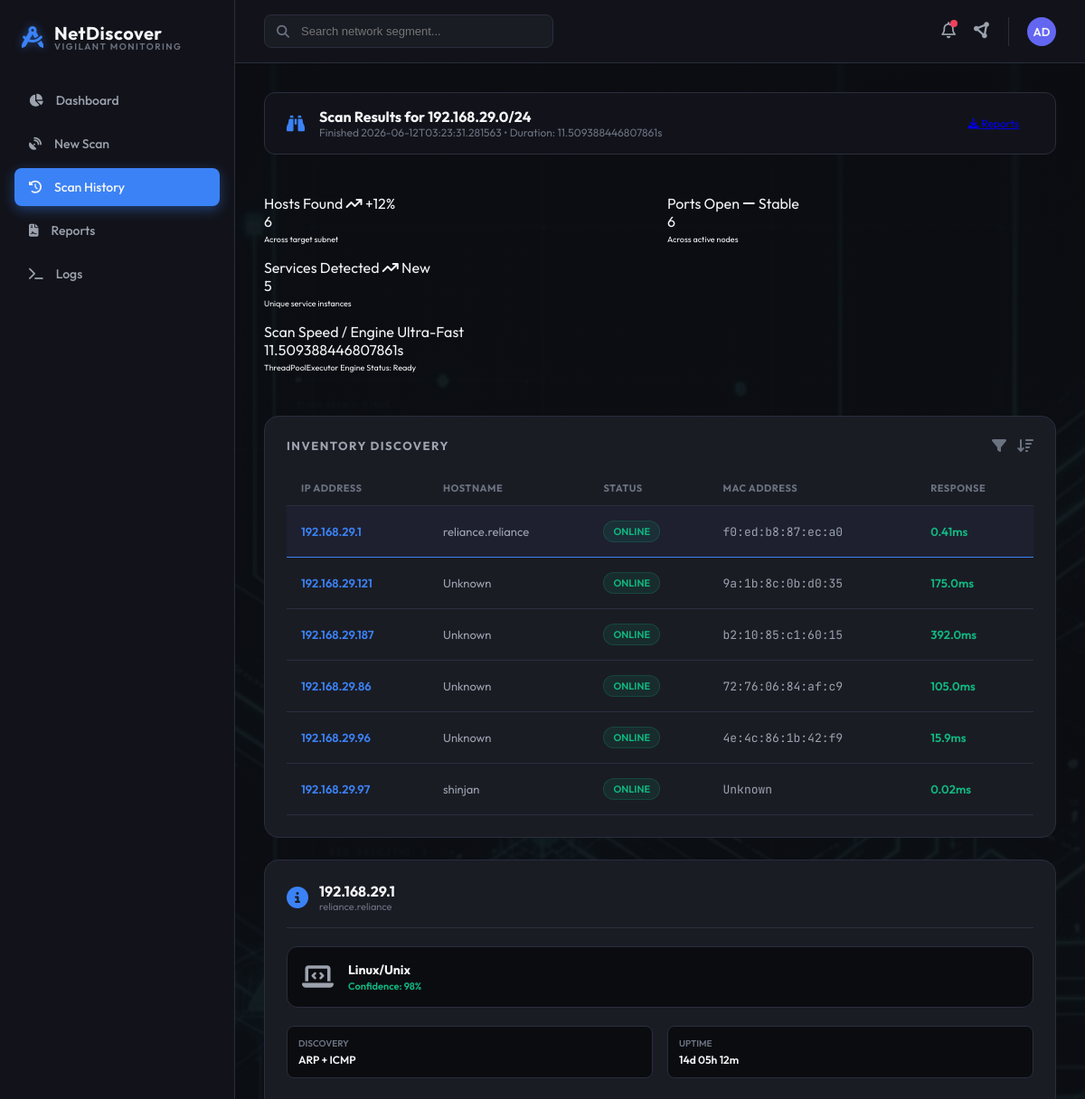
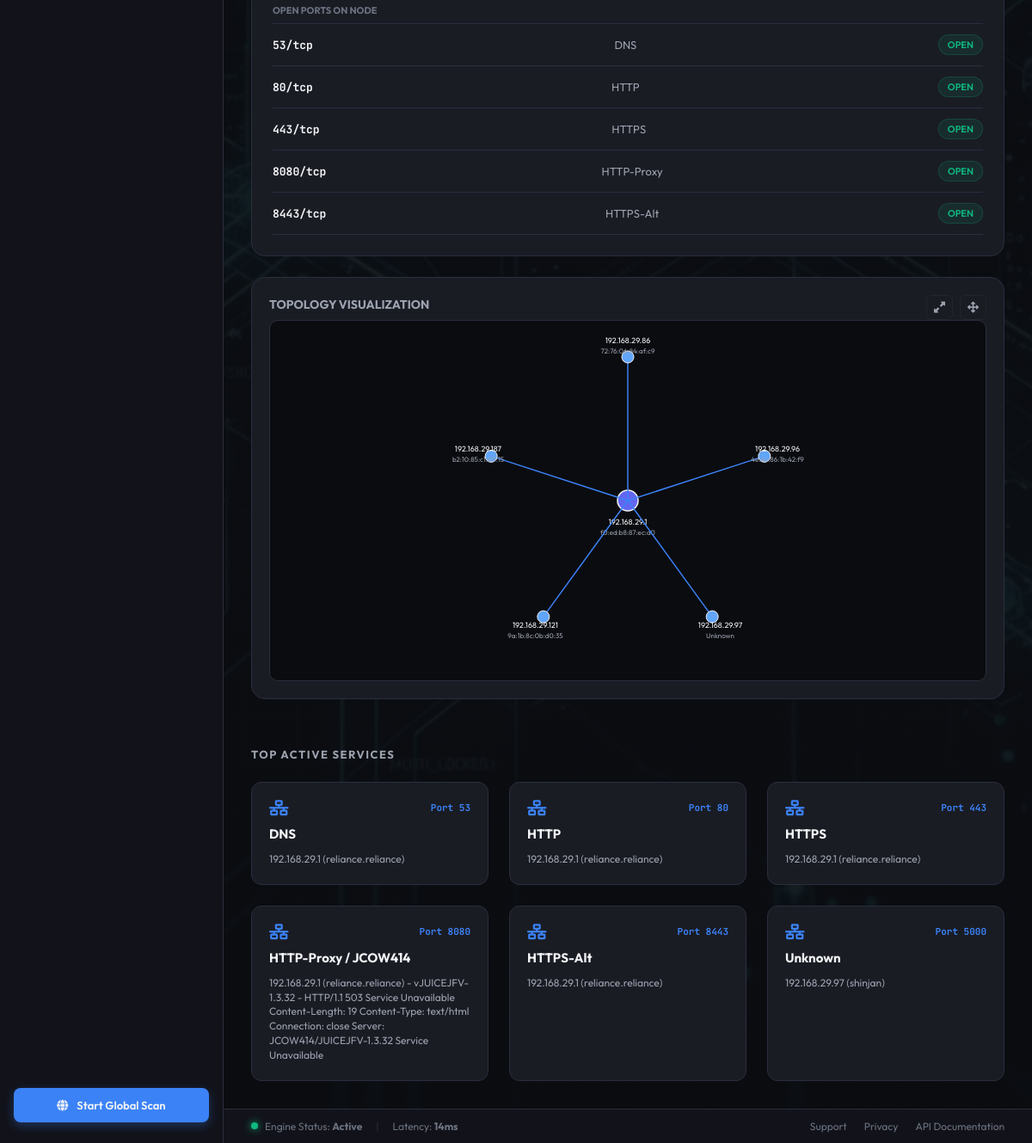
The page /scan_history_page?scan_id=SCAN-1D55EB on the database its author committed (2 pictures, top to bottom).
### tables this page shows
CREATE TABLE scans (
                    id TEXT PRIMARY KEY,
                    target TEXT NOT NULL,
                    scan_type TEXT NOT NULL,
                    status TEXT NOT NULL,
                    created_at TIMESTAMP DEFAULT CURRENT_TIMESTAMP,
                    completed_at TIMESTAMP,
                    hosts_found INTEGER DEFAULT 0,
                    ports_open INTEGER DEFAULT 0,
                    services_detected INTEGER DEFAULT 0,
                    duration REAL DEFAULT 0.0
                );

CREATE TABLE hosts (
                    id INTEGER PRIMARY KEY AUTOINCREMENT,
                    scan_id TEXT NOT NULL,
                    ip_address TEXT NOT NULL,
                    hostname TEXT DEFAULT 'Unknown',
                    status TEXT NOT NULL,
                    mac_address TEXT DEFAULT 'Unknown',
                    response_time TEXT DEFAULT '0ms',
                    os_detected TEXT DEFAULT 'Unknown',
                    FOREIGN KEY (scan_id) REFERENCES scans (id) ON DELETE CASCADE
                );

CREATE TABLE ports (
                    id INTEGER PRIMARY KEY AUTOINCREMENT,
                    host_id INTEGER NOT NULL,
                    scan_id TEXT NOT NULL,
                    port INTEGER NOT NULL,
                    protocol TEXT DEFAULT 'tcp',
                    service TEXT DEFAULT 'Unknown',
                    state TEXT NOT NULL,
                    banner TEXT,
                    product TEXT DEFAULT 'Unknown',
                    version TEXT DEFAULT 'Unknown',
                    FOREIGN KEY (host_id) REFERENCES hosts (id) ON DELETE CASCADE,
                    FOREIGN KEY (scan_id) REFERENCES scans (id) ON DELETE CASCADE
                );

### netdiscover/app.py (the view)
@app.route('/scan_history_page')
def scan_history_page():
    all_scans = _get_visible_scans()
    selected_scan_id = request.args.get('scan_id')
    selected_scan = None
    hosts = []
    if selected_scan_id:
        selected_scan = db.get_scan(selected_scan_id)
        if selected_scan:
            hosts = db.get_scan_hosts(selected_scan_id)
    elif all_scans:
        selected_scan = all_scans[0]
        hosts = db.get_scan_hosts(selected_scan["id"])
    scans = [selected_scan] if selected_scan else []
    return render_template(
        'scan_history.html',
        scans=scans,
        selected_scan=selected_scan,
        hosts=hosts,
        active_tab='scan_history'
    )

### netdiscover/app.py (called while the page is built)
def _parse_patterns_from_env(var_name: str) -> list:
    raw = os.getenv(var_name, "")
    if not raw:
        return []
    return [p.strip() for p in raw.split(',') if p.strip()]

def _get_visible_scans() -> list:
    scans = db.get_all_scans()
    hidden_patterns = _parse_patterns_from_env('HISTORY_EXCLUDE_TARGETS')
    visible = []
    for s in scans:
        target = s.get('target', '')
        hidden = any(_target_matches_pattern(target, p) for p in hidden_patterns)
        if hidden:
            continue
        visible.append(s)
    return visible

### netdiscover/db.py (called while the page is built)
    def get_connection(self) -> sqlite3.Connection:
        conn = sqlite3.connect(self.db_path)
        conn.row_factory = sqlite3.Row
        return conn

    def get_all_scans(self) -> List[Dict[str, Any]]:
        with self.get_connection() as conn:
            cursor = conn.cursor()
            cursor.execute("SELECT * FROM scans ORDER BY created_at DESC")
            return [dict(row) for row in cursor.fetchall()]

    def get_scan(self, scan_id: str) -> Optional[Dict[str, Any]]:
        with self.get_connection() as conn:
            cursor = conn.cursor()
            cursor.execute("SELECT * FROM scans WHERE id = ?", (scan_id,))
            row = cursor.fetchone()
            return dict(row) if row else None

    def get_scan_hosts(self, scan_id: str) -> List[Dict[str, Any]]:
        with self.get_connection() as conn:
            cursor = conn.cursor()
            cursor.execute("SELECT * FROM hosts WHERE scan_id = ? ORDER BY ip_address", (scan_id,))
            hosts_rows = [dict(row) for row in cursor.fetchall()]
            for host in hosts_rows:
                cursor.execute("SELECT * FROM ports WHERE host_id = ? ORDER BY port", (host["id"],))
                host["ports"] = [dict(p) for p in cursor.fetchall()]
            return hosts_rows

### netdiscover/templates/scan_history.html (shortened to what this page needs)
{% extends "base.html" %}
{% block content %}
{% if not selected_scan %}
    <div class="card text-center" style="padding: 40px;">
        <i class="fa-solid fa-triangle-exclamation" style="font-size: 40px; color: var(--accent-amber); margin-bottom: 16px;"></i>
        <h3>No Scans Found</h3>
        <p style="color: var(--text-secondary); margin-top: 8px;">Run your first network segment discovery to populate results.</p>
        <a href="{{ url_for('new_scan_page') }}" class="btn-primary" style="margin-top: 20px;">Launch Scan</a>
    </div>
{% else %}
    <div class="scan-header-bar">
        <div class="scan-title-section">
            <i class="fa-solid fa-binoculars scan-title-icon"></i>
            <div>
                <div class="scan-target-text">Scan Results for {{ selected_scan.target }}</div>
                <div class="scan-date-text">Finished {{ selected_scan.completed_at }} &bull; Duration: {{ selected_scan.duration }}s</div>
            </div>
        </div>
        <div style="display: flex; gap: 12px; align-items: center;">
            <a href="{{ url_for('reports_page', scan_id=selected_scan.id) }}" class="btn-secondary" style="padding: 8px 16px; font-size: 12px;">
                <i class="fa-solid fa-download"></i> Reports
            </a>
        </div>
    </div>
    <div class="grid-5" style="margin-bottom: 24px;">
        <div class="stat-card">
            <div class="stat-header">
                <span class="stat-title">Hosts Found</span>
                <span class="stat-trend trend-up"><i class="fa-solid fa-arrow-trend-up"></i> +12%</span>
            </div>
            <div>
                <div class="stat-value">{{ selected_scan.hosts_found }}</div>
                <div class="stat-title" style="margin-top: 4px; font-size: 9px;">Across target subnet</div>
            </div>
        </div>
        <div class="stat-card">
            <div class="stat-header">
                <span class="stat-title">Ports Open</span>
                <span class="stat-trend trend-stable"><i class="fa-solid fa-minus"></i> Stable</span>
            </div>
            <div>
                <div class="stat-value">{{ selected_scan.ports_open }}</div>
                <div class="stat-title" style="margin-top: 4px; font-size: 9px;">Across active nodes</div>
            </div>
        </div>
        <div class="stat-card">
            <div class="stat-header">
                <span class="stat-title">Services Detected</span>
                <span class="stat-trend trend-up"><i class="fa-solid fa-arrow-trend-up"></i> New</span>
            </div>
            <div>
                <div class="stat-value">{{ selected_scan.services_detected }}</div>
                <div class="stat-title" style="margin-top: 4px; font-size: 9px;">Unique service instances</div>
            </div>
        </div>
        <div class="stat-card" style="grid-column: span 2;">
            <div class="stat-header">
                <span class="stat-title">Scan Speed / Engine</span>
                <span class="stat-trend trend-stable">Ultra-Fast</span>
            </div>
            <div>
                <div class="stat-value">{{ selected_scan.duration }}s</div>
                <div class="stat-title" style="margin-top: 4px; font-size: 9px;">ThreadPoolExecutor Engine Status: Ready</div>
            </div>
        </div>
    </div>
    <div class="history-layout">
        <div class="card inventory-card">
            <div class="table-actions">
                <span class="table-title">Inventory Discovery</span>
                <div style="display: flex; gap: 12px;">
                    <i class="fa-solid fa-filter" style="color: var(--text-muted); cursor: pointer;"></i>
                    <i class="fa-solid fa-arrow-down-wide-short" style="color: var(--text-muted); cursor: pointer;"></i>
                </div>
            </div>
            <div class="table-container">
                <table class="custom-table" id="inventory-table">
                    <thead>
                        <tr>
                            <th>IP Address</th>
                            <th>Hostname</th>
                            <th>Status</th>
                            <th>MAC Address</th>
                            <th>Response</th>
                        </tr>
                    </thead>
                    <tbody>
                        {% for host in hosts %}
                            <tr id="host-row-{{ host.id }}" onclick="selectHost({{ host.id }})" style="cursor: pointer;">
                                <td><span class="ip-link">{{ host.ip_address }}</span></td>
                                <td>{{ host.hostname }}</td>
                                <td>
                                    {% if host.status == 'ONLINE' %}
                                        <span class="badge badge-success">Online</span>
                                    {% else %}
                                        <span class="badge badge-danger">Offline</span>
                                    {% endif %}
                                </td>
                                <td><span style="font-family: var(--font-mono);">{{ host.mac_address }}</span></td>
                                <td style="color: var(--accent-emerald); font-weight: 600;">{{ host.response_time }}</td>
                            </tr>
                        {% endfor %}
                    </tbody>
                </table>
            </div>
        </div>
        <div class="insight-card" id="insight-panel">
            <div class="insight-header">
                <i class="fa-solid fa-circle-info insight-icon"></i>
                <div>
                    <div class="insight-title" id="insight-node-ip">Select a Host</div>
                    <div style="font-size: 11px; color: var(--text-muted);" id="insight-node-hostname">Click a row to inspect</div>
                </div>
            </div>
            <div class="os-info-block">
                <i class="fa-solid fa-laptop-code os-icon"></i>
                <div class="os-details">
                    <span class="os-name" id="insight-node-os">OS Not Selected</span>
                    <span class="os-confidence" id="insight-node-confidence">Confidence: --</span>
                </div>
            </div>
            <div class="node-meta-grid">
                <div class="node-meta-box">
                    <span class="node-meta-lbl">Discovery</span>
                    <span class="node-meta-val" id="insight-node-discovery">SNMP + ICMP</span>
                </div>
                <div class="node-meta-box">
                    <span class="node-meta-lbl">Uptime</span>
                    <span class="node-meta-val">14d 05h 12m</span>
                </div>
            </div>
            <div>
                <div class="ports-list-header">Open Ports on Node</div>
                <div id="insight-ports-list">
                </div>
            </div>
        </div>
        <div class="card topology-card" style="grid-column: 1 / -1; padding: 20px; position: relative;">
            <div style="display:flex; align-items:center; justify-content:space-between; gap:12px;">
                <h3 style="font-family: var(--font-display); font-size: 14px; font-weight: 700; text-transform: uppercase; color: var(--text-secondary); margin-bottom: 8px;">Topology Visualization</h3>
                <div class="topology-controls">
                    <button class="btn-icon" id="topo-expand-btn" title="Expand topology" onclick="toggleTopologyExpand()"><i class="fa-solid fa-up-right-and-down-left-from-center"></i></button>
                    <button class="btn-icon" id="topo-full-btn" title="Fullscreen topology" onclick="openTopologyModal()"><i class="fa-solid fa-arrows-up-down-left-right"></i></button>
                </div>
            </div>
            <div id="topology-container" style="height: 420px; min-height: 320px; width: 100%; border: 1px solid var(--border-color); border-radius: 10px; overflow: hidden; background-color: var(--bg-deep); display: block; padding: 12px; transition: var(--transition-smooth);">
                <svg id="mini-topology-svg" style="width: 100%; height: 100%; display: block;"></svg>
            </div>
        </div>
    </div>
    <div style="margin-top: 32px;">
        <h3 style="font-family: var(--font-display); font-size: 13px; font-weight: 700; text-transform: uppercase; letter-spacing: 1.5px; color: var(--text-secondary); margin-bottom: 16px;">Top Active Services</h3>
        <div class="top-services-grid">
            {% set service_rows = [] %}
            {% for host in hosts %}
                {% for port in host.ports %}
                    {% if port.state == 'OPEN' %}
                        {% set _ = service_rows.append({
                            'host_ip': host.ip_address,
                            'host_name': host.hostname,
                            'port': port.port,
                            'service': port.service,
                            'product': port.product,
                            'version': port.version,
                            'banner': port.banner
                        }) %}
                    {% endif %}
                {% endfor %}
            {% endfor %}
            {% if service_rows %}
                {% for svc in service_rows %}
                    <div class="service-card">
                        <div class="service-card-header">
                            <i class="fa-solid fa-network-wired service-card-icon"></i>
                            <span class="service-port-badge">Port {{ svc.port }}</span>
                        </div>
                        <div class="service-product">{{ svc.service }}{% if svc.product and svc.product != 'Unknown' %} / {{ svc.product }}{% endif %}</div>
                        <p class="service-desc">
                            {{ svc.host_ip }}{% if svc.host_name and svc.host_name != 'Unknown' %} ({{ svc.host_name }}){% endif %}
                            {% if svc.version and svc.version != 'Unknown' %} - v{{ svc.version }}{% endif %}
                            {% if svc.banner %} - {{ svc.banner }}{% endif %}
                        </p>
                    </div>
                {% endfor %}
            {% else %}
                <div class="service-card" style="grid-column: 1 / -1;">
                    <div class="service-product">No active services detected</div>
                    <p class="service-desc">Run a scan that finds open ports to populate this section.</p>
                </div>
            {% endif %}
        </div>
    </div>
{% endif %}
{% endblock %}

### rows shown on the page
scans: target "192.168.29.0/24", completed_at "2026-06-12T03:23:31.281563", duration "11.509388446807861", hosts_found "6", ports_open "6", services_detected "5"
hosts: ip_address "192.168.29.1", hostname "reliance.reliance", status "ONLINE", mac_address "f0:ed:b8:87:ec:a0", response_time "0.41ms", host_ip "192.168.29.1" "192.168.29.1" "192.168.29.1" "192.168.29.1" "192.168.29.1", host_name "reliance.reliance" "reliance.reliance" "reliance.reliance" "reliance.reliance" "reliance.reliance"
hosts: ip_address "192.168.29.121", hostname "Unknown", status "ONLINE", mac_address "9a:1b:8c:0b:d0:35", response_time "175.0ms"
hosts: ip_address "192.168.29.187", hostname "Unknown", status "ONLINE", mac_address "b2:10:85:c1:60:15", response_time "392.0ms"
hosts: ip_address "192.168.29.86", hostname "Unknown", status "ONLINE", mac_address "72:76:06:84:af:c9", response_time "105.0ms"
hosts: ip_address "192.168.29.96", hostname "Unknown", status "ONLINE", mac_address "4e:4c:86:1b:42:f9", response_time "15.9ms"
hosts: ip_address "192.168.29.97", hostname "shinjan", status "ONLINE", mac_address "Unknown", response_time "0.02ms", host_ip "192.168.29.97", host_name "shinjan"
ports: service "DNS"
ports: service "HTTP"
ports: port "443", service "HTTPS"
ports: port "8080", service "HTTP-Proxy", product "JCOW414", version "JUICEJFV-1.3.32", banner "HTTP/1.1 503 Service Unavailable Content-Length: 19 Content-Type: text/html Connection: close Server: JCOW414/JUICEJFV-1.3.32 Service Unavailable"
ports: port "8443", service "HTTPS-Alt"
ports: port "5000", service "Unknown"

### other values the page prints
{{ svc.port }} "53" "80"
